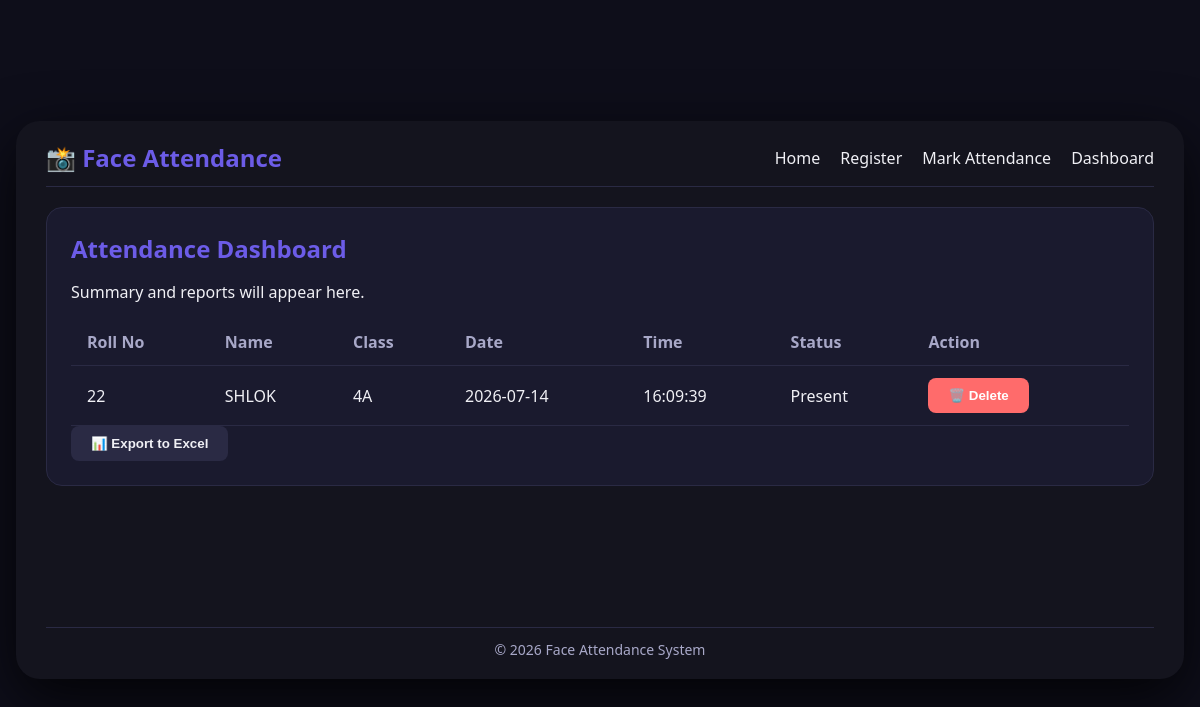
Page /dashboard on the earlier database version.
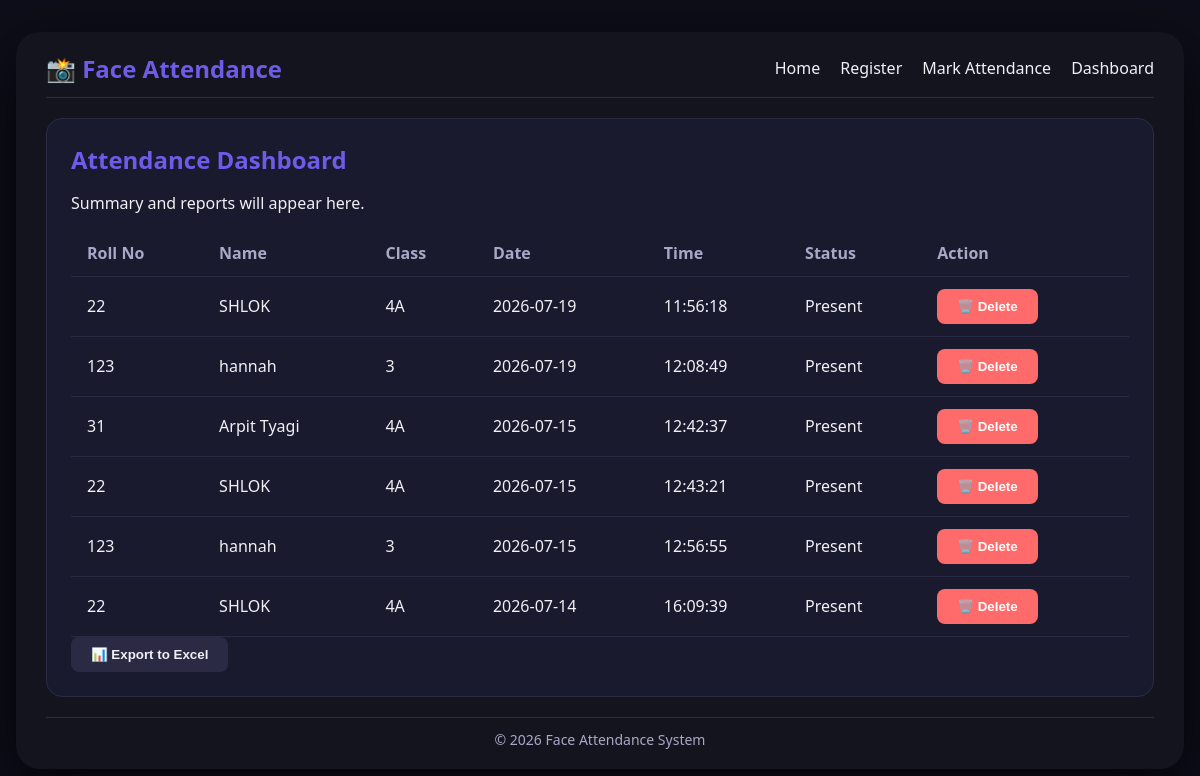
Same page on the later database version.
### tables this page shows
CREATE TABLE attendance (
        id INTEGER PRIMARY KEY AUTOINCREMENT,
        student_id INTEGER NOT NULL,
        date DATE NOT NULL,
        time TIME NOT NULL,
        status TEXT DEFAULT 'Present'
    );

CREATE TABLE students (
        id INTEGER PRIMARY KEY AUTOINCREMENT,
        name TEXT NOT NULL,
        roll_no TEXT UNIQUE NOT NULL,
        class TEXT NOT NULL,
        face_encoding BLOB NOT NULL
    );

### app.py (the view)
@app.route('/dashboard')
def dashboard():
    conn = sqlite3.connect('database.db')
    c = conn.cursor()
    query = "SELECT attendance.id, students.name, students.roll_no, students.class, attendance.date, attendance.time, attendance.status FROM attendance JOIN students ON attendance.student_id = students.id ORDER BY attendance.date DESC"
    c.execute(query)
    records = c.fetchall()
    conn.close()
    return render_template('dashboard.html', records=records)

### templates/dashboard.html (shortened to what this page needs)
{% extends "base.html" %}
{% block content %}
<div class="card">
    <h2>Attendance Dashboard</h2>
    <p>Summary and reports will appear here.</p>
    <table>
        <thead>
            <tr>
                <th>Roll No</th>
                <th>Name</th>
                <th>Class</th>
                <th>Date</th>
                <th>Time</th>
                <th>Status</th>
                <th>Action</th>
            </tr>
        </thead>
        <tbody id="attendanceTableBody">
            {% if records %}
                {% for record in records %}
                <tr id="row-{{ record[0] }}">
                    <td>{{ record[2] }}</td>
                    <td>{{ record[1] }}</td>
                    <td>{{ record[3] }}</td>
                    <td>{{ record[4] }}</td>
                    <td>{{ record[5] }}</td>
                    <td>{{ record[6] }}</td>
                    <td>
                        <button class="btn danger delete-btn" data-id="{{ record[0] }}">🗑️ Delete</button>
                    </td>
                </tr>
                {% endfor %}
            {% else %}
                <tr><td colspan="7">No data yet.</td></tr>
            {% endif %}
        </tbody>
    </table>
    <button class="btn secondary">📊 Export to Excel</button>
</div>
{% endblock %}

### templates/base.html (shortened to what this page needs)
<!DOCTYPE html>
<html lang="en">
<head>
    <link rel="stylesheet" href="{{ url_for('static', filename='style.css') }}" />
</head>
<body>
    <div id="main">
        <div id="header">
            <nav>
                <div class="logo">📸 Face Attendance</div>
                <ul>
                    <li><a href="{{ url_for('index') }}">Home</a></li>
                    <li><a href="{{ url_for('register') }}">Register</a></li>
                    <li><a href="{{ url_for('mark_attendance') }}">Mark Attendance</a></li>
                    <li><a href="{{ url_for('dashboard') }}">Dashboard</a></li>
                </ul>
            </nav>
        </div>
        <div id="content">
            {% block content %}{% endblock %}
        </div>
        <div id="footer">
            <p>&copy; 2026 Face Attendance System</p>
        </div>
    </div>
</body>
</html>

### static/style.css (style rules this page uses)
:root { --bg: #0e0e1a; --panel: #14141e; --card: #1a1a2e; --border: #2a2a44; --text: #f0f0f5; --muted: #a8a8c8; --accent: #6c5ce7; --green: #0d2a0; --red: #ff6b6b; }
* { box-sizing: border-box; margin: 0; padding: 0; }
body { font-family: 'Segoe UI', Roboto, sans-serif; background: var(--bg); color: var(--text); min-height: 100vh; display: flex; align-items: center; justify-content: center; padding: 16px; }
#main { width: 100%; max-width: 1200px; background: var(--panel); border-radius: 24px; padding: 20px 30px; box-shadow: 0 20px 60px rgba(0,0,0,0.8); }
#header nav { display: flex; justify-content: space-between; align-items: center; border-bottom: 1px solid var(--border); padding-bottom: 12px; margin-bottom: 20px; }
.logo { font-size: 24px; font-weight: 700; color: var(--accent); }
nav ul { list-style: none; display: flex; gap: 20px; }
nav ul li a { color: var(--text); text-decoration: none; font-weight: 500; transition: color 0.2s; }
#content { min-height: 400px; }
#footer { border-top: 1px solid var(--border); padding-top: 12px; margin-top: 20px; text-align: center; color: var(--muted); font-size: 14px; }
.card { background: var(--card); border: 1px solid var(--border); border-radius: 16px; padding: 24px; margin-bottom: 20px; }
.card h2 { margin-bottom: 16px; color: var(--accent); }
.btn { padding: 10px 20px; border: none; border-radius: 8px; font-weight: 600; cursor: pointer; transition: 0.2s; margin-right: 8px; }
.btn.secondary { background: var(--border); color: var(--text); }
.btn.danger { background: var(--red); color: #fff; }
table { width: 100%; border-collapse: collapse; margin-top: 16px; }
table th, table td { padding: 12px 16px; border-bottom: 1px solid var(--border); text-align: left; }
table th { color: var(--muted); font-weight: 600; }

Differences in the rows shown:
added attendance: roll_no "22", name "SHLOK", class "4A", date "2026-07-19", time "11:56:18", status "Present"
added attendance: roll_no "123", name "hannah", class "3", date "2026-07-19", time "12:08:49", status "Present"
added attendance: roll_no "31", name "Arpit Tyagi", class "4A", date "2026-07-15", time "12:42:37", status "Present"
added attendance: roll_no "22", name "SHLOK", class "4A", date "2026-07-15", time "12:43:21", status "Present"
added attendance: roll_no "123", name "hannah", class "3", date "2026-07-15", time "12:56:55", status "Present"
